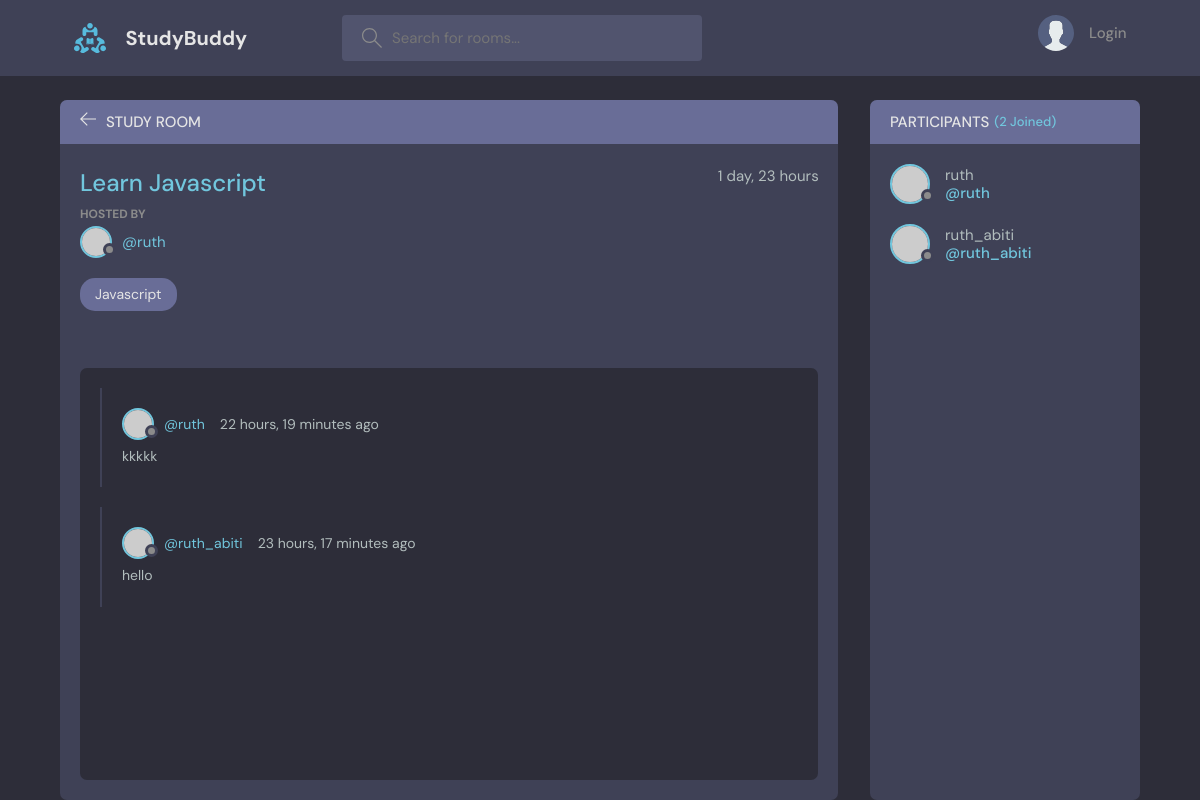
The page /room/1/ on the database its author committed.
### base/models.py (models this page shows, shortened)
class Room(models.Model):
    host = models.ForeignKey(User, on_delete=models.SET_NULL, null=True)
    topic = models.ForeignKey(Topic, on_delete=models.SET_NULL, null=True)
    name = models.CharField(max_length=200)
    description = models.TextField(null=True, blank=True)
    participants = models.ManyToManyField(
        User, related_name='participants', blank=True)
    updated = models.DateTimeField(auto_now=True)
    created = models.DateTimeField(auto_now_add=True)
    class Meta:
        ordering = ['-updated', '-created']

class Topic(models.Model):
    name = models.CharField(max_length=200)
    def __str__(self):
        return self.name

class Message(models.Model):
    user = models.ForeignKey(User, on_delete=models.CASCADE)
    room = models.ForeignKey(Room, on_delete=models.CASCADE)
    body = models.TextField()
    updated = models.DateTimeField(auto_now=True)
    created = models.DateTimeField(auto_now_add=True)
    class Meta:
        ordering = ['-updated', '-created']

### base/views.py (the view, shortened to what this page needs)
# urls.py: path('room/<str:pk>/', views.room, name="room"),
def room(request, pk):
    room = Room.objects.get(id=pk)
    room_message = room.message_set.all().order_by('-created')
    participants = room.participants.all()
    context = {'room': room, 'room_message': room_message,
               'participants': participants}
    return render(request, 'base/room.html', context)

### base/templates/base/room.html (shortened to what this page needs)
{% extends 'main.html' %}
{% block content %}
    <main class="profile-page layout layout--2">
      <div class="container">
        <div class="room">
          <div class="room__top">
            <div class="room__topLeft">
              <a href="{% url 'home' %}">
                <svg version="1.1" xmlns="http://www.w3.org/2000/svg" width="32" height="32" viewBox="0 0 32 32">
                  <title>arrow-left</title>
                  <path
                    d="M13.723 2.286l-13.723 13.714 13.719 13.714 1.616-1.611-10.96-10.96h27.625v-2.286h-27.625l10.965-10.965-1.616-1.607z"
                  ></path>
                </svg>
              </a>
              <h3>Study Room</h3>
            </div>
          </div>
          <div class="room__box scroll">
            <div class="room__header scroll">
              <div class="room__info">
                <h3>{{room.name}}</h3>
                <span>{{room.created|timesince}}</span>
              </div>
              <div class="room__hosted">
                <p>Hosted By</p>
                <a href="{% url 'user-profile' room.host.id %}" class="room__author">
                  <div class="avatar avatar--small">
                    <img src="https://randomuser.me/api/portraits/men/37.jpg" />
                  </div>
                  <span>@{{room.host}}</span>
                </a>
              </div>
              <span class="room__topics">{{room.topic}}</span>
            </div>
            <div class="room__conversation">
              <div class="threads scroll">
                {% for message in room_message %}
                <div class="thread">
                  <div class="thread__top">
                    <div class="thread__author">
                      <a href="{% url 'user-profile' message.user.id %}" class="thread__authorInfo">
                        <div class="avatar avatar--small">
                          <img src="https://randomuser.me/api/portraits/men/37.jpg" />
                        </div>
                        <span>@{{message.user}}</span>
                      </a>
                      <span class="thread__date">{{message.created|timesince}} ago</span>
                    </div>
                  </div>
                  <div class="thread__details">
                    {{message.body}}
                  </div>
                </div>
                {% endfor %}
              </div>
            </div>
          </div>
        </div>
        <div class="participants">
          <h3 class="participants__top">Participants <span>({{room.participants.all.count}} Joined)</span></h3>
          <div class="participants__list scroll">
            {% for participant in participants %}
            <a href="{% url 'user-profile' participant.id %}" class="participant">
              <div class="avatar avatar--medium">
                <img src="https://randomuser.me/api/portraits/men/37.jpg" />
              </div>
              <p>
                {{participant.username}}
                <span>@{{participant.username}}</span>
              </p>
            </a>
            {% endfor %}
          </div>
        </div>
      </div>
    </main>
    {% endblock content %}

### rows shown on the page
Room: name "Learn Javascript", created "1 day, 23 hours", host "ruth", topic "Javascript", participants.all.count "2"
Message: user "ruth", created "22 hours, 19 minutes", body "kkkkk"
Message: user "ruth_abiti", created "23 hours, 17 minutes", body "hello"

### other values the page prints
{{ participant.username }} "ruth"
{{ participant.username }} "ruth_abiti"
